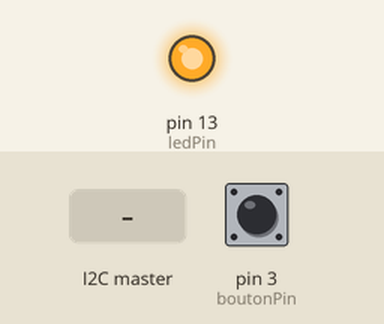
Bench run of a sketch on a simulated Arduino Uno, built with avr-gcc and run on an emulated ATmega328P. Shown: output pins drawn as LEDs (lit = HIGH). The inputs (shaded band) are chosen by the test bench; at power-on: pin 3 (boutonPin) HIGH.

Above: at 7.2 s.
7.3 s: the I2C master sends the byte 90
At 7.42 s:
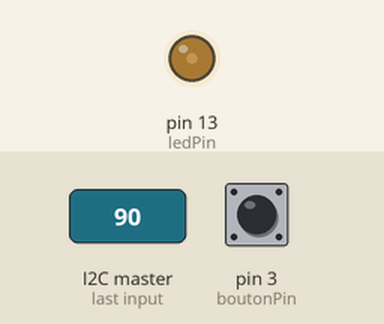
9.0 s: pin 3 (boutonPin) pulled LOW for 0.15 s
At 9.07 s:
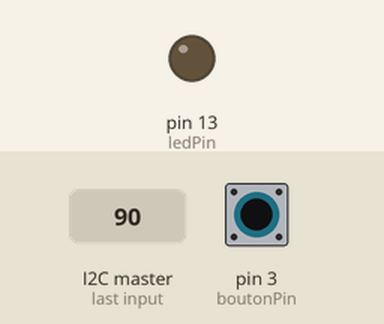
10.6 s: pin 3 (boutonPin) pulled LOW for 3.2 s
At 14.8 s:
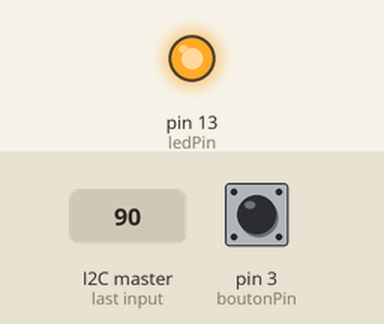
15.3 s: the I2C master sends the byte 200
At 15.54 s:
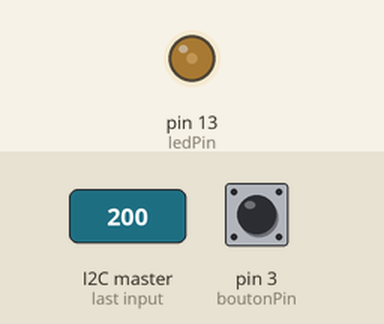
Timing chart, 0 to 18.2 s (numbered marks = the images above; inputs shaded):
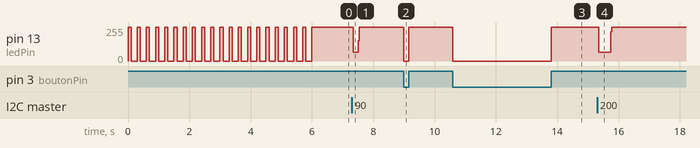

The sketch:

I2C_test_2.ino
```cpp
#include <Wire.h>

#define SLAVE_ADDRESS 0x05
bool bouton;
const int boutonPin = 3;
const int ledPin    = 13;


// callback for received data
void receiveData( int byteCount )
{
    digitalWrite( ledPin, false );
    delay( 200 );
    digitalWrite( ledPin, true );
    delay( 200 );

    int number;
    while( Wire.available() )
    {
        number = Wire.read();
        multiBlink( number );
    }
}

// callback for sending data
void sendData()
{
    bool bouton = digitalRead( boutonPin );
    Wire.write( bouton );
}


void multiBlink( int number )
{
    for( int i=0; i<number; i++ )
    {
        digitalWrite( ledPin, true );
        delay( 100 );
        digitalWrite( ledPin, false );
        delay( 200 );
    }
}


void setup()
{

    // I²C
    Wire.begin( SLAVE_ADDRESS );
    Wire.onReceive( receiveData );
    Wire.onRequest( sendData );


    pinMode( boutonPin, INPUT_PULLUP );
    pinMode( ledPin, OUTPUT );

    multiBlink( 20 );
}

void loop()
{
    bouton = digitalRead( boutonPin );
    digitalWrite( ledPin, bouton );

// digitalWrite( ledPin, true );
// delay( 200 );
// digitalWrite( ledPin, false );
// delay( 200 );
}
```

Measured:
- after the input at 7.3 s, pin 13 (ledPin): 255/255 → 67/255 after 0.05 s, → 255/255 0.16 s later
- after the input at 9.0 s, pin 13 (ledPin): 255/255 → 0/255 at once, → 255/255 0.15 s later
- after the input at 10.6 s, pin 13 (ledPin): 255/255 → 0/255 at once, → 255/255 3.2 s later
- after the input at 15.3 s, pin 13 (ledPin): 255/255 → 67/255 after 0.05 s, → 255/255 0.40 s later
- by itself, pin 13 (ledPin): alternates 255/255 for 0.10 s and 0/255 for 0.20 s, 40 changes in all, then stays 255/255
